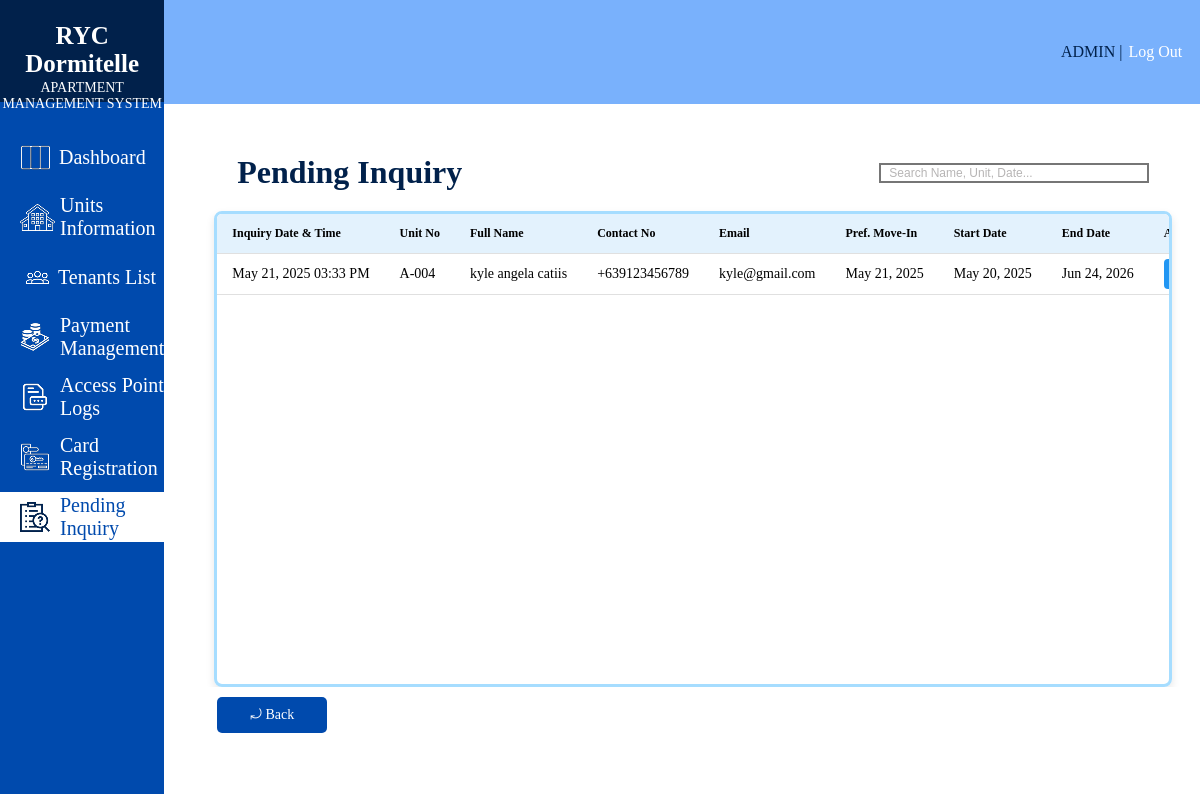
The app's page /PENDINGINQUIRY.php (signed in) with its own data.
### tables this page shows
CREATE TABLE `pending_inquiry` (
  `inquiry_date_time` datetime NOT NULL,
  `unit_no` varchar(10) NOT NULL,
  `full_name` varchar(30) NOT NULL,
  `contact_no` varchar(13) NOT NULL,
  `email` varchar(30) NOT NULL,
  `pref_move_date` date NOT NULL,
  `start_date` date NOT NULL,
  `end_date` date NOT NULL,
  `payment_due_date` varchar(30) NOT NULL
);

### PENDINGINQUIRY.php (the view, shortened to what this page needs)
<?php
require_once 'db_connect.php';
$result = null;
$query_error = "";
$sql = "SELECT `inquiry_date_time`, `unit_no`, `full_name`, `contact_no`,
               `email`, `pref_move_date`, `start_date`, `end_date`, `payment_due_date`
        FROM `pending_inquiry`
        ORDER BY `inquiry_date_time` DESC";
$query_exec_result = $conn->query($sql);
if ($query_exec_result === false) {
    $query_error = "Error fetching pending inquiries: " . $conn->error;
    error_log($query_error);
} else {
    $result = $query_exec_result;
}
$adminDisplayIdentifier = "ADMIN";
?>
<!DOCTYPE html>
<html lang="en">
<head>
</head>
<body>
    <div class="sideBar">
        <div class="systemTitle">
            <h1>RYC Dormitelle</h1>
            <p>APARTMENT MANAGEMENT SYSTEM</p>
        </div>
        <div class="sidebarContent">
            <div class="card">
                <a href="DASHBOARD.php" class="changeicon">
                    <img src="sidebarIcons/DashboardIconWht.png" alt="Dashboard Icon" class="DsidebarIcon" style="margin-right: 8px;">
                    Dashboard
                </a>
            </div>
            <div class="card">
                <a href="UNITSINFORMATION.php">
                    <img src="sidebarIcons/UnitsInfoIconWht.png" alt="Units Information Icon" class="UIsidebarIcon" style="margin-right: 5px;">
                    Units Information</a>
            </div>
            <div class="card">
                <a href="TENANTSLIST.php">
                    <img src="sidebarIcons/TenantsInfoIconWht.png" alt="Tenants Information Icon" class="THsidebarIcon" style="margin-right: 3px;">
                    Tenants List</a>
            </div>
            <div class="card">
                <a href="PAYMENTMANAGEMENT.php">
                    <img src="sidebarIcons/PaymentManagementIconWht.png" alt="Payment Management Icon" class="PMsidebarIcon" style="margin-right: 10px;">
                    Payment Management</a>
            </div>
            <div class="card">
                <a href="ACCESSPOINTLOGS.php">
                    <img src="sidebarIcons/AccesspointIconWht.png" alt="Access Point Logs Icon" class="APLsidebarIcon" style="margin-right: 10px;">
                    Access Point Logs</a>
            </div>
            <div class="card">
                <a href="CARDREGISTRATION.php">
                    <img src="sidebarIcons/CardregisterIconWht.png" alt="Card Registration Icon" class="CGsidebarIcon" style="margin-right: 10px;">
                    Card Registration</a>
            </div>
            <div class="card">
                <a href="PENDINGINQUIRY.php" style="background-color: #FFFF; color: #004AAD;">
                    <img src="sidebarIcons/PendingInquiryIcon.png" alt="Pending Inquiry Icon" class="PIsidebarIcon" style="margin-right: 10px;">
                    Pending Inquiry</a>
            </div>
        </div>
    </div>
        <div class="mainBody">
            <div class="header">
                <div class="headerContent">
                    <a href="ADMINPROFILE.php" class="adminTitle"><?php echo htmlspecialchars($adminDisplayIdentifier); ?></a>
                    <p class="adminLogoutspace"> | </p>
                    <a href="LOGIN.php" class="logOutbtn">Log Out</a>
                </div>
            </div>
            <div class="mainContent">
        <div class="pageHeader">
            <h4>Pending Inquiry</h4>
            <input type="text" id="searchInput" placeholder="Search Name, Unit, Date..." class="searbar" oninput="searchTable()">
        </div>
        <div class="table-container">
            <div class="table-scroll">
                <table id="pendingInquiryTable">
                    <thead>
                        <tr>
                            <th>Inquiry Date & Time</th>
                            <th>Unit No</th>
                            <th>Full Name</th>
                            <th>Contact No</th>
                            <th>Email</th>
                            <th>Pref. Move-In</th>
                            <th>Start Date</th>
                            <th>End Date</th>
                            <th>Action</th>
                        </tr>
                    </thead>
                    <tbody>
                        <?php
                        if (!empty($query_error)) {
                            echo "<tr><td colspan='9' style='color:red; text-align:center;'>" . htmlspecialchars($query_error) . "</td></tr>";
                        } elseif ($result && $result->num_rows > 0) {
                            while ($row = $result->fetch_assoc()) {
                            ?>
                                <tr>
                                    <td><?php echo htmlspecialchars(date("M d, Y h:i A", strtotime($row['inquiry_date_time']))); ?></td>
                                    <td><?php echo htmlspecialchars($row['unit_no']); ?></td>
                                    <td><?php echo htmlspecialchars($row['full_name']); ?></td>
                                    <td><?php echo htmlspecialchars($row['contact_no']); ?></td>
                                    <td><?php echo htmlspecialchars($row['email']); ?></td>
                                    <td><?php echo htmlspecialchars(date("M d, Y", strtotime($row['pref_move_date']))); ?></td>
                                    <td><?php echo htmlspecialchars(date("M d, Y", strtotime($row['start_date']))); ?></td>
                                    <td><?php echo htmlspecialchars(date("M d, Y", strtotime($row['end_date']))); ?></td>
                                    <td>
                                        <?php
                                            $details_params = "email=" . urlencode($row["email"]) . "&inquiry_datetime=" . urlencode($row["inquiry_date_time"]);
                                        ?>
                                        <a href="TENANTPROFILECREATION.php?<?php echo $details_params; ?>" class="action-btn">View Details</a>
                                    </td>
                                </tr>
                        <?php
                            }
                        } else {
                            echo "<tr><td colspan='9' style='text-align:center;'>No pending inquiries found.</td></tr>";
                        }
                        ?>
                    </tbody>
                </table>
            </div>
        </div>
    </div>
            <div class="footbtnContainer">
                <a href="DASHBOARD.php" class="backbtn">⤾ Back</a>
            </div>
        </div>
</body>
</html>

### PENDINGINQUIRY.php (style rules this page uses)
body { display: flex; margin: 0; background-color: #FFFF; }
.sideBar { width: 450px; height: 100%; background-color: #01214B; }
.systemTitle { text-align: center; height: 10vh; padding-bottom: 5.3px; }
.systemTitle h1 { font-size: 25px; font-family: Inria Serif; align-items: center; position: relative; top: 5px; color: #FFFF; }
.systemTitle p { font-size: 14px; font-family: Inria Serif; position: relative; bottom: 10px; color: #FFFF; }
.sidebarContent { padding-top: 20px; height: 84vh; background-color: #004AAD; display: block; }
.card { width: 100%; height: 50px; display: flex; margin: 10px 0px 10px; align-items: center; justify-content: center; }
.card a { margin: auto 0px auto 0px; font-size: 20px; padding-left: 20px; font-weight: 500; display: flex; text-decoration: none; align-items: center; height: 100%; width: 100%; background-color: #004AAD; color: white; }
.mainBody { width: 100vw; height: 100%; background-color: white; }
.header { height: 13vh; width: 100%; background-color: #79B1FC; display: flex; justify-content: end; align-items: center; }
.headerContent { margin-right: 40px; display: flex; justify-content: center; align-items: center; }
.adminTitle { font-size: 16px; color: #01214B; position: relative; text-decoration: none; }
.adminLogoutspace { font-size: 16px; color: #01214B; position: relative; text-decoration: none; }
.logOutbtn { font-size: 16px; color: #FFFF; position: relative; margin-left: 2px; text-decoration: none; }
.mainContent { height: calc(100% - 13vh); width: 100%; margin: 0px auto; background-color: #FFFF; padding-top: 20px; overflow-y: auto; }
.pageHeader { display: flex; justify-content: space-between; width: calc(90% - 40px); align-items: center; margin: 30px auto 20px auto; }
.pageHeader h4 { color: #01214B; font-size: 32px; margin-top: 0; margin-bottom: 0; }
.searbar { height: 20px; width: 270px; border-style: solid; font-size: 12px; padding: 5px 8px; box-sizing: border-box; }
::placeholder { color: #B7B5B5; opacity: 1; }
.table-container { max-width: 90%; margin: 0 auto; border: 3px solid #A6DDFF; border-radius: 8px; height: 470px; overflow: hidden; box-shadow: 0 4px 8px rgba(0,0,0,0.1); }
.table-scroll { height: 100%; overflow-y: auto; overflow-x: auto; scrollbar-width: none; }
table { width: 100%; border-collapse: collapse; background-color: white; }
th, td { padding: 12px 15px; text-align: left; font-size: 14px; border-bottom: 1px solid #e0e0e0; white-space: nowrap; }
th { background-color: #e3f2fd; font-weight: bold; position: sticky; top: 0; z-index: 1; font-size: 12px; }
.action-btn { background-color: #2196f3; color: white; border: none; padding: 8px 14px; border-radius: 4px; cursor: pointer; text-decoration: none; font-size: 12px; }
.footbtnContainer { width: 90%; margin: 10px auto 0 auto; display: flex; justify-content: flex-start; align-items: center; }
.backbtn { height: 36px; width: 110px; display: flex; align-items: center; justify-content: center; background-color: #004AAD; color: #FFFFFF; text-decoration: none; border-radius: 5px; font-size: 14px; }

### records on screen
pending_inquiry: inquiry_date_time "May 21, 2025 03:33 PM", unit_no "A-004", full_name "kyle angela catiis", contact_no "+639123456789", email "kyle@gmail.com", pref_move_date "May 21, 2025", start_date "May 20, 2025", end_date "Jun 24, 2026"

### other values on screen
$adminDisplayIdentifier "ADMIN"
